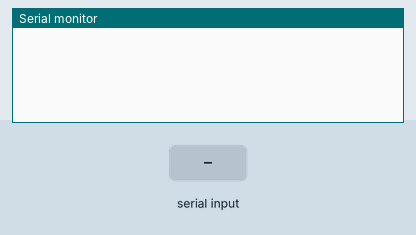
Simulated run of this sketch. Board: Arduino Mega 2560, built with avr-gcc and run on an emulated ATmega2560. Parts: the last lines printed to the serial monitor. The test bench sets the inputs (shaded band).

Above: at 1.2 s.
1.3 s: "90 45 200\n" received over the second serial link
At 2.7 s:
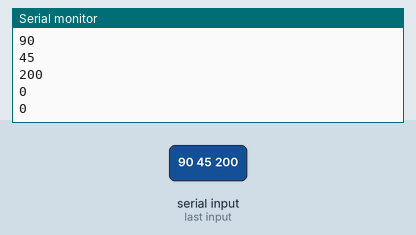
3.1 s: "90 45\n" received over the second serial link
At 3.31 s:
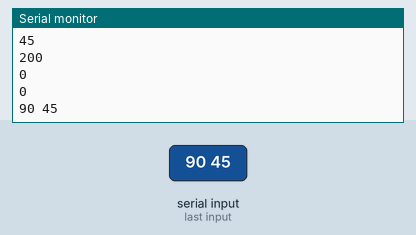
Timing chart, 0 to 6.1 s (numbered marks = the images above; inputs shaded):
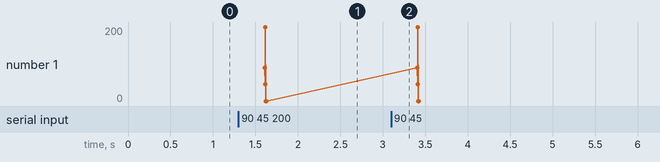

Measured:
- after the input at 1.3 s, the serial monitor: prints a new line at once (image 1)
- after the input at 3.1 s, the serial monitor: prints a new line at once (image 2)

The sketch:

tes_recv.ino
```cpp
#include <SoftwareSerial.h>
//SoftwareSerial ss(4, 3);
char message[30];
int dem =0;
int flag =0;
int a[5];
int ut = 0, giua = 0, tro = 0, cai = 0 , aput = 0;
void setup() {
  Serial.begin(9600);
  // put your setup code here, to run once:
  Serial1.begin(9600);
}
void cat(){

   char * token = strtok(message, " ");
        // loop through the string to extract all other tokens
        for (int i = 0; i < 5, token != NULL; i++) {
          a[i] = atoi(token);
          token = strtok(NULL, " ");
        }
        cai = a[0] ;
        tro = a[1];
        giua = a[2];
        aput = a[3];
        ut = a[4];
        Serial.println(cai);
        Serial.println(tro);
        Serial.println(giua);
        Serial.println(aput);
        Serial.println(ut);
  }

void loop() {
  Serial1.println("a");
  // Serial.flush();
  memset(message,0,30);
 // unsigned long start = millis();
  char tem = -1;
  dem=0;
  flag =0;
  // Every 5 seconds we print an update
  while (1)
  {

    if (Serial1.available()) {
           // đọc chữ liệu
      tem =   Serial1.read();

      message[dem] = tem;
      dem++;
      if (tem == '\n') {       //Xuất dữ liệ

      break;
      }


 }

  }
  Serial.print(message);
  delay(300);
cat();
}
```
